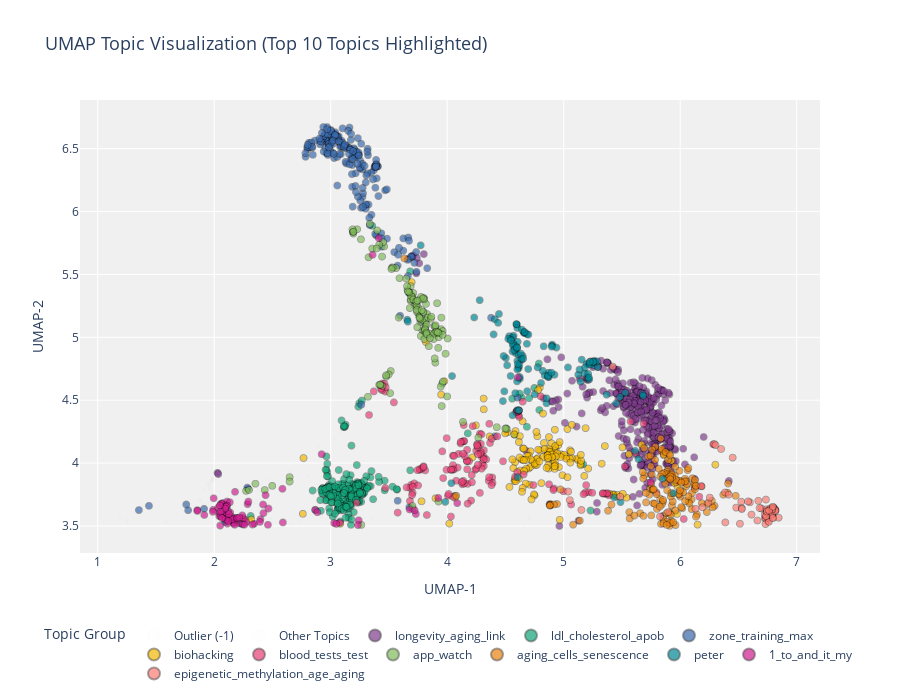

Here is the notebook cell this chart was saved with:
### Markdown cell above
# 🗺️ STEP 4: UMAP Topic Visualization (Recap)

This step provides the crucial visual representation of the topic space, allowing for intuitive analysis of how discussions cluster together.

* **Dimensionality Reduction:** The document embeddings (`X`) are projected into a **2D space** using the UMAP model.
* **Data Filtering:** A filter (`MIN_Y_THRESHOLD = 3.5`) is applied to remove a single isolated group of points on the Y-axis that can compress the rest of the visualization.
* **Focused Highlighting (`N_COLOR_TOPICS = 10`):**
    * The **Top 10 largest topics** are explicitly identified and assigned **distinct, bright colors** and larger markers.
    * All other topics and outliers are **subdued** (light gray, low opacity) to push the focus onto the major areas of conversation.
* **Enhanced Presentation:**
    * Topic names are **cleaned and simplified** for clarity in the legend.
    * The **legend is moved to the bottom** and set horizontally for better use of space.
    * Hover data is streamlined to display only the **Topic Name**, improving the interactive experience.

### Code cell
# ====================================================================
# === STEP 4: VISUALIZE UMAP CLUSTERS WITH TOP N HIGHLIGHTED (FINAL ENHANCEMENT) ===
# ====================================================================

import plotly.express as px
import pandas as pd
import numpy as np

N_COLOR_TOPICS = 10 # Number of top topics to highlight with distinct colors
SUBDUED_COLOR_FILL = 'rgba(200, 200, 200, 0.15)'
SUBDUED_COLOR_LINE = 'rgba(150, 150, 150, 0.05)'
OUTLIER_NAME   = "Outlier (-1)"
OTHER_TOPICS_NAME = "Other Topics"
MIN_Y_THRESHOLD = 3.5 # Threshold to filter out the isolated point

print(f"🎨 Visualizing UMAP embeddings with legend at bottom and simplified hover...")

# Helper to clean topic names for display
def clean_topic_name_for_display(topic_name):
    RESIDUAL_GENERIC = {"the", "to", "and", "of", "my", "in", "for", "is", "it", "that", "what", "we", "you", "on", "a", "an", "up", "from"}

    words = topic_name.split('_')

    cleaned_words = []
    seen = set()
    for word in words:
        if word.lower() not in RESIDUAL_GENERIC and word.strip() != '' and word.lower() not in seen:
            cleaned_words.append(word)
            seen.add(word.lower())

    if cleaned_words and cleaned_words[0].isdigit():
        cleaned_words = cleaned_words[1:]

    if not cleaned_words:
        return topic_name

    return '_'.join(cleaned_words[:4])


# 1. Get the 2D UMAP embeddings
if topic_model.umap_model.n_components != 2:
    print(f"⚠️ Warning: UMAP has {topic_model.umap_model.n_components} components. This plot expects 2D.")
    if topic_model.umap_model.n_components > 2:
        print("   Using first two components for visualization.")
        umap_embeddings_2d = topic_model.umap_model.transform(X)[:, :2]
    else:
        print("   UMAP has only 1 component. Cannot create 2D scatter plot.")
        umap_embeddings_2d = None
else:
    umap_embeddings_2d = topic_model.umap_model.transform(X)

if umap_embeddings_2d is None:
    print("❌ Cannot create UMAP visualization with current UMAP configuration.")
else:
    # Create a DataFrame for plotting
    plot_df = pd.DataFrame(umap_embeddings_2d, columns=['x', 'y'])
    plot_df['topic_id'] = df['topic_global']
    plot_df['document'] = df['doc']

    # Apply y-axis threshold to filter out the isolated point
    plot_df = plot_df[plot_df['y'] >= MIN_Y_THRESHOLD].copy()

    # Get topic names and clean them for display
    topic_names_map = {topic_id: clean_topic_name_for_display(name)
                       for topic_id, name in topic_model.topic_labels_.items()}
    topic_names_map[-1] = OUTLIER_NAME

    plot_df['topic_name'] = plot_df['topic_id'].map(topic_names_map)

    # 2. Identify top N_COLOR_TOPICS
    topic_counts = plot_df['topic_id'].value_counts()
    top_topics_ids = topic_counts[topic_counts.index != -1].head(N_COLOR_TOPICS).index.tolist()

    # Create a categorical column for coloring
    plot_df['color_group'] = plot_df['topic_id'].apply(
        lambda x: topic_names_map[x] if x in top_topics_ids else (OUTLIER_NAME if x == -1 else OTHER_TOPICS_NAME)
    )

    # Sort `color_group` for legend order
    sorted_color_groups = [OUTLIER_NAME, OTHER_TOPICS_NAME] + [topic_names_map[tid] for tid in top_topics_ids]
    plot_df['color_group'] = pd.Categorical(plot_df['color_group'], categories=sorted_color_groups, ordered=True)
    plot_df = plot_df.sort_values('color_group')

    # Define a color palette
    color_discrete_map = {
        OUTLIER_NAME: SUBDUED_COLOR_FILL,
        OTHER_TOPICS_NAME: SUBDUED_COLOR_FILL
    }
    distinct_colors = px.colors.qualitative.Bold + px.colors.qualitative.Set1 + px.colors.qualitative.Dark2
    for i, topic_id in enumerate(top_topics_ids):
        color_discrete_map[topic_names_map[topic_id]] = distinct_colors[i % len(distinct_colors)]

    # 3. Create the Plotly scatter plot
    fig = px.scatter(
        plot_df,
        x='x',
        y='y',
        color='color_group',
        # --- KEY CHANGE 1: Simplify hover data to only show topic name ---
        hover_data={'color_group': True, 'x': False, 'y': False},
        # You can use 'hover_name' if you want a large label on hover
        # hover_name='topic_name',
        title=f'UMAP Topic Visualization (Top {N_COLOR_TOPICS} Topics Highlighted)',
        labels={'x': 'UMAP-1', 'y': 'UMAP-2', 'color_group': 'Topic Group'},
        color_discrete_map=color_discrete_map,
        height=700,
        width=900
    )

    # Update traces for visual distinction (same as before)
    for trace in fig.data:
        if trace.name in [OUTLIER_NAME, OTHER_TOPICS_NAME]:
            trace.marker.opacity = 0.2
            trace.marker.size = 4
            trace.marker.line.color = SUBDUED_COLOR_LINE
            trace.marker.line.width = 0.2
        else:
            trace.marker.opacity = 0.7
            trace.marker.size = 7
            trace.marker.line.color = 'rgba(0,0,0,0.5)'
            trace.marker.line.width = 0.8

    # --- KEY CHANGE 2: Move legend to the bottom ---
    fig.update_layout(
        showlegend=True,
        hovermode="closest",
        plot_bgcolor='rgba(240, 240, 240, 1)',
        paper_bgcolor='rgba(255, 255, 255, 1)',
        title_font_size=18,
        legend_title_text='Topic Group',
        legend=dict(
            orientation="h",       # Horizontal orientation
            yanchor="top",         # Anchor at the top of the legend area
            y=-0.15,               # Position the legend below the plot (adjust this value as needed)
            xanchor="center",      # Center the legend horizontally
            x=0.5,
            itemsizing='constant'
        )
    )

    fig.show()
    print("✅ UMAP visualization generated with enhanced styling.")

### Figure 1 — Plotly figure (JSON) as saved in the notebook; plotly's stock layout.template omitted (floating-point values rounded to 4 significant figures; data arrays with more than 128 entries replaced by an {"elided": "..."} marker saying what was removed)
{"data": [{"customdata": [["Outlier (-1)"], ["Outlier (-1)"], ["Outlier (-1)"], ["Outlier (-1)"], ["Outlier (-1)"], ["Outlier (-1)"], ["Outlier (-1)"], ["Outlier (-1)"], ["Outlier (-1)"], ["Outlier (-1)"], ["Outlier (-1)"], ["Outlier (-1)"], ["Outlier (-1)"], ["Outlier (-1)"], ["Outlier (-1)"], ["Outlier (-1)"], ["Outlier (-1)"], ["Outlier (-1)"], ["Outlier (-1)"], ["Outlier (-1)"], ["Outlier (-1)"], ["Outlier (-1)"], ["Outlier (-1)"], ["Outlier (-1)"], ["Outlier (-1)"], ["Outlier (-1)"], ["Outlier (-1)"], ["Outlier (-1)"], ["Outlier (-1)"], ["Outlier (-1)"], ["Outlier (-1)"], ["Outlier (-1)"], ["Outlier (-1)"], ["Outlier (-1)"], ["Outlier (-1)"], ["Outlier (-1)"], ["Outlier (-1)"], ["Outlier (-1)"], ["Outlier (-1)"], ["Outlier (-1)"], ["Outlier (-1)"], ["Outlier (-1)"], ["Outlier (-1)"], ["Outlier (-1)"], ["Outlier (-1)"], ["Outlier (-1)"], ["Outlier (-1)"], ["Outlier (-1)"], ["Outlier (-1)"], ["Outlier (-1)"], ["Outlier (-1)"], ["Outlier (-1)"], ["Outlier (-1)"], ["Outlier (-1)"], ["Outlier (-1)"], ["Outlier (-1)"], ["Outlier (-1)"], ["Outlier (-1)"], ["Outlier (-1)"], ["Outlier (-1)"], ["Outlier (-1)"], ["Outlier (-1)"], ["Outlier (-1)"], ["Outlier (-1)"], ["Outlier (-1)"], ["Outlier (-1)"], ["Outlier (-1)"], ["Outlier (-1)"], ["Outlier (-1)"], ["Outlier (-1)"], ["Outlier (-1)"], ["Outlier (-1)"], ["Outlier (-1)"], ["Outlier (-1)"], ["Outlier (-1)"], ["Outlier (-1)"]], "hovertemplate": "Topic Group=%{customdata[0]}<extra></extra>", "legendgroup": "Outlier (-1)", "marker": {"color": "rgba(200, 200, 200, 0.15)", "symbol": "circle", "opacity": 0.2, "size": 4, "line": {"color": "rgba(150, 150, 150, 0.05)", "width": 0.2}}, "mode": "markers", "name": "Outlier (-1)", "showlegend": true, "x": [6.29, 4.662, 4.915, 4.044, 4.041, 3.948, 3.731, 4.727, 2.895, 3.814, 5.463, 6.181, 5.914, 4.013, 5.695, 2.393, 4.635, 2.76, 4.519, 5.319, 6.025, 6.198, 5.37, 5.488, 4.058, 4.573, 5.764, 5.454, 5.295, 3.639, 5.08, 4.695, 6.007, 4.064, 6.291, 3.819, 6.242, 4.672, 5.531, 6.048, 3.902, 6.118, 6.435, 4.705, 3.633, 3.994, 3.996, 3.962, 4.522, 3.727, 4.508, 4.005, 4.519, 3.982, 4.098, 1.992, 4.427, 5.515, 4.393, 4.532, 4.042, 4.516, 4.532, 5.165, 5.3, 2.728, 4.514, 2.487, 6.009, 4.06, 3.629, 4.514, 4.009, 5.674, 5.156, 5.861], "xaxis": "x", "y": [3.651, 4.129, 4.935, 4.065, 4.066, 5.22, 5.035, 4.546, 4.131, 4.927, 4.663, 3.827, 3.622, 3.728, 4.121, 3.659, 4.624, 3.631, 4.255, 4.783, 3.664, 3.793, 4.542, 4.327, 3.853, 4.556, 3.821, 4.675, 4.439, 5.129, 4.248, 3.554, 3.543, 4.021, 3.634, 4.944, 3.701, 4.099, 3.741, 3.894, 4.793, 3.865, 3.535, 3.573, 5.128, 3.997, 3.76, 4.616, 4.245, 5.05, 4.277, 3.785, 4.25, 3.655, 4.393, 3.881, 4.148, 4.624, 4.332, 4.234, 4.076, 4.258, 4.235, 4.816, 4.431, 3.543, 4.228, 3.555, 4.044, 4.077, 5.133, 4.246, 3.695, 4.337, 4.359, 3.574], "yaxis": "y", "type": "scattergl"}, {"customdata": {"elided": "168x1 str values"}, "hovertemplate": "Topic Group=%{customdata[0]}<extra></extra>", "legendgroup": "Other Topics", "marker": {"color": "rgba(200, 200, 200, 0.15)", "symbol": "circle", "opacity": 0.2, "size": 4, "line": {"color": "rgba(150, 150, 150, 0.05)", "width": 0.2}}, "mode": "markers", "name": "Other Topics", "showlegend": true, "x": {"elided": "168 float values"}, "xaxis": "x", "y": {"elided": "168 float values"}, "yaxis": "y", "type": "scattergl"}, {"customdata": {"elided": "358x1 str values"}, "hovertemplate": "Topic Group=%{customdata[0]}<extra></extra>", "legendgroup": "longevity_aging_link", "marker": {"color": "rgb(127, 60, 141)", "symbol": "circle", "opacity": 0.7, "size": 7, "line": {"color": "rgba(0,0,0,0.5)", "width": 0.8}}, "mode": "markers", "name": "longevity_aging_link", "showlegend": true, "x": {"elided": "358 float values"}, "xaxis": "x", "y": {"elided": "358 float values"}, "yaxis": "y", "type": "scattergl"}, {"customdata": {"elided": "252x1 str values"}, "hovertemplate": "Topic Group=%{customdata[0]}<extra></extra>", "legendgroup": "ldl_cholesterol_apob", "marker": {"color": "rgb(17, 165, 121)", "symbol": "circle", "opacity": 0.7, "size": 7, "line": {"color": "rgba(0,0,0,0.5)", "width": 0.8}}, "mode": "markers", "name": "ldl_cholesterol_apob", "showlegend": true, "x": {"elided": "252 float values"}, "xaxis": "x", "y": {"elided": "252 float values"}, "yaxis": "y", "type": "scattergl"}, {"customdata": {"elided": "212x1 str values"}, "hovertemplate": "Topic Group=%{customdata[0]}<extra></extra>", "legendgroup": "zone_training_max", "marker": {"color": "rgb(57, 105, 172)", "symbol": "circle", "opacity": 0.7, "size": 7, "line": {"color": "rgba(0,0,0,0.5)", "width": 0.8}}, "mode": "markers", "name": "zone_training_max", "showlegend": true, "x": {"elided": "212 float values"}, "xaxis": "x", "y": {"elided": "212 float values"}, "yaxis": "y", "type": "scattergl"}, {"customdata": {"elided": "153x1 str values"}, "hovertemplate": "Topic Group=%{customdata[0]}<extra></extra>", "legendgroup": "biohacking", "marker": {"color": "rgb(242, 183, 1)", "symbol": "circle", "opacity": 0.7, "size": 7, "line": {"color": "rgba(0,0,0,0.5)", "width": 0.8}}, "mode": "markers", "name": "biohacking", "showlegend": true, "x": {"elided": "153 float values"}, "xaxis": "x", "y": {"elided": "153 float values"}, "yaxis": "y", "type": "scattergl"}, {"customdata": {"elided": "148x1 str values"}, "hovertemplate": "Topic Group=%{customdata[0]}<extra></extra>", "legendgroup": "blood_tests_test", "marker": {"color": "rgb(231, 63, 116)", "symbol": "circle", "opacity": 0.7, "size": 7, "line": {"color": "rgba(0,0,0,0.5)", "width": 0.8}}, "mode": "markers", "name": "blood_tests_test", "showlegend": true, "x": {"elided": "148 float values"}, "xaxis": "x", "y": {"elided": "148 float values"}, "yaxis": "y", "type": "scattergl"}, {"customdata": {"elided": "138x1 str values"}, "hovertemplate": "Topic Group=%{customdata[0]}<extra></extra>", "legendgroup": "app_watch", "marker": {"color": "rgb(128, 186, 90)", "symbol": "circle", "opacity": 0.7, "size": 7, "line": {"color": "rgba(0,0,0,0.5)", "width": 0.8}}, "mode": "markers", "name": "app_watch", "showlegend": true, "x": {"elided": "138 float values"}, "xaxis": "x", "y": {"elided": "138 float values"}, "yaxis": "y", "type": "scattergl"}, {"customdata": {"elided": "136x1 str values"}, "hovertemplate": "Topic Group=%{customdata[0]}<extra></extra>", "legendgroup": "aging_cells_senescence", "marker": {"color": "rgb(230, 131, 16)", "symbol": "circle", "opacity": 0.7, "size": 7, "line": {"color": "rgba(0,0,0,0.5)", "width": 0.8}}, "mode": "markers", "name": "aging_cells_senescence", "showlegend": true, "x": {"elided": "136 float values"}, "xaxis": "x", "y": {"elided": "136 float values"}, "yaxis": "y", "type": "scattergl"}, {"customdata": [["peter"], ["peter"], ["peter"], ["peter"], ["peter"], ["peter"], ["peter"], ["peter"], ["peter"], ["peter"], ["peter"], ["peter"], ["peter"], ["peter"], ["peter"], ["peter"], ["peter"], ["peter"], ["peter"], ["peter"], ["peter"], ["peter"], ["peter"], ["peter"], ["peter"], ["peter"], ["peter"], ["peter"], ["peter"], ["peter"], ["peter"], ["peter"], ["peter"], ["peter"], ["peter"], ["peter"], ["peter"], ["peter"], ["peter"], ["peter"], ["peter"], ["peter"], ["peter"], ["peter"], ["peter"], ["peter"], ["peter"], ["peter"], ["peter"], ["peter"], ["peter"], ["peter"], ["peter"], ["peter"], ["peter"], ["peter"], ["peter"], ["peter"], ["peter"], ["peter"], ["peter"], ["peter"], ["peter"], ["peter"], ["peter"], ["peter"], ["peter"], ["peter"], ["peter"], ["peter"], ["peter"], ["peter"], ["peter"], ["peter"], ["peter"], ["peter"], ["peter"], ["peter"], ["peter"], ["peter"], ["peter"], ["peter"], ["peter"], ["peter"], ["peter"], ["peter"], ["peter"], ["peter"], ["peter"], ["peter"], ["peter"], ["peter"], ["peter"], ["peter"], ["peter"], ["peter"], ["peter"], ["peter"], ["peter"], ["peter"], ["peter"], ["peter"], ["peter"], ["peter"], ["peter"], ["peter"], ["peter"], ["peter"], ["peter"], ["peter"], ["peter"], ["peter"], ["peter"], ["peter"], ["peter"], ["peter"], ["peter"], ["peter"], ["peter"], ["peter"], ["peter"], ["peter"], ["peter"]], "hovertemplate": "Topic Group=%{customdata[0]}<extra></extra>", "legendgroup": "peter", "marker": {"color": "rgb(0, 134, 149)", "symbol": "circle", "opacity": 0.7, "size": 7, "line": {"color": "rgba(0,0,0,0.5)", "width": 0.8}}, "mode": "markers", "name": "peter", "showlegend": true, "x": [4.595, 4.589, 3.656, 4.828, 4.655, 4.647, 5.27, 4.585, 4.444, 4.409, 4.041, 5.179, 3.772, 4.852, 4.569, 5.26, 4.532, 5.255, 4.597, 4.604, 4.616, 4.573, 4.398, 4.659, 4.563, 4.584, 4.596, 4.546, 5.292, 5.642, 5.45, 4.871, 4.837, 4.667, 4.613, 4.602, 5.22, 4.871, 4.603, 5.848, 5.229, 5.263, 5.196, 4.639, 4.82, 4.603, 4.852, 5.286, 4.901, 4.604, 5.678, 5.125, 5.484, 4.437, 4.695, 4.636, 5.21, 4.561, 4.921, 5.217, 4.631, 4.49, 4.568, 4.504, 4.514, 4.036, 4.653, 5.182, 4.544, 4.751, 5.682, 5.216, 5.433, 4.524, 4.484, 4.641, 5.487, 4.61, 4.593, 4.684, 4.864, 4.9, 4.56, 5.226, 4.619, 5.154, 4.279, 4.602, 5.136, 4.805, 4.685, 4.232, 4.866, 5.25, 5.528, 5.368, 4.776, 4.605, 4.623, 4.599, 5.613, 4.697, 4.665, 5.254, 4.562, 5.144, 4.686, 3.983, 4.575, 4.585, 5.941, 4.622, 4.937, 4.617, 4.895, 4.546, 4.601, 4.6, 5.036, 5.224, 4.478, 4.897, 3.662], "xaxis": "x", "y": [4.92, 4.873, 5.14, 4.928, 5.044, 4.853, 4.804, 4.907, 5.186, 5.143, 4.692, 4.713, 5.732, 4.475, 5.013, 4.798, 5.009, 4.778, 5.101, 3.888, 4.858, 4.93, 5.023, 5.036, 4.998, 4.936, 5.103, 4.984, 4.763, 4.031, 4.475, 4.719, 4.698, 5.033, 4.755, 5.075, 4.666, 4.684, 4.813, 3.877, 4.808, 4.815, 4.788, 4.82, 4.734, 4.422, 4.515, 4.808, 4.942, 4.965, 4.548, 4.703, 4.526, 5.115, 4.748, 4.828, 4.71, 4.38, 4.702, 4.789, 4.871, 4.57, 4.949, 4.835, 4.777, 3.841, 4.831, 4.76, 4.693, 4.547, 4.535, 4.681, 3.727, 4.988, 4.852, 5.061, 3.69, 4.765, 5.106, 4.948, 4.685, 4.932, 4.888, 4.785, 4.778, 4.823, 5.295, 4.744, 4.744, 4.637, 5.025, 5.158, 4.695, 4.801, 4.56, 4.544, 4.761, 4.787, 4.67, 4.65, 4.098, 5.021, 5.042, 4.805, 4.938, 4.648, 4.572, 3.691, 4.899, 4.556, 3.761, 4.685, 4.918, 4.419, 4.719, 4.976, 4.914, 4.92, 4.761, 4.805, 4.493, 4.925, 5.125], "yaxis": "y", "type": "scattergl"}, {"customdata": [["1_to_and_it_my"], ["1_to_and_it_my"], ["1_to_and_it_my"], ["1_to_and_it_my"], ["1_to_and_it_my"], ["1_to_and_it_my"], ["1_to_and_it_my"], ["1_to_and_it_my"], ["1_to_and_it_my"], ["1_to_and_it_my"], ["1_to_and_it_my"], ["1_to_and_it_my"], ["1_to_and_it_my"], ["1_to_and_it_my"], ["1_to_and_it_my"], ["1_to_and_it_my"], ["1_to_and_it_my"], ["1_to_and_it_my"], ["1_to_and_it_my"], ["1_to_and_it_my"], ["1_to_and_it_my"], ["1_to_and_it_my"], ["1_to_and_it_my"], ["1_to_and_it_my"], ["1_to_and_it_my"], ["1_to_and_it_my"], ["1_to_and_it_my"], ["1_to_and_it_my"], ["1_to_and_it_my"], ["1_to_and_it_my"], ["1_to_and_it_my"], ["1_to_and_it_my"], ["1_to_and_it_my"], ["1_to_and_it_my"], ["1_to_and_it_my"], ["1_to_and_it_my"], ["1_to_and_it_my"], ["1_to_and_it_my"], ["1_to_and_it_my"], ["1_to_and_it_my"], ["1_to_and_it_my"], ["1_to_and_it_my"], ["1_to_and_it_my"], ["1_to_and_it_my"], ["1_to_and_it_my"], ["1_to_and_it_my"], ["1_to_and_it_my"], ["1_to_and_it_my"], ["1_to_and_it_my"], ["1_to_and_it_my"], ["1_to_and_it_my"], ["1_to_and_it_my"], ["1_to_and_it_my"], ["1_to_and_it_my"], ["1_to_and_it_my"], ["1_to_and_it_my"], ["1_to_and_it_my"], ["1_to_and_it_my"], ["1_to_and_it_my"], ["1_to_and_it_my"], ["1_to_and_it_my"], ["1_to_and_it_my"], ["1_to_and_it_my"], ["1_to_and_it_my"], ["1_to_and_it_my"], ["1_to_and_it_my"], ["1_to_and_it_my"], ["1_to_and_it_my"], ["1_to_and_it_my"], ["1_to_and_it_my"], ["1_to_and_it_my"], ["1_to_and_it_my"], ["1_to_and_it_my"], ["1_to_and_it_my"], ["1_to_and_it_my"], ["1_to_and_it_my"], ["1_to_and_it_my"], ["1_to_and_it_my"], ["1_to_and_it_my"], ["1_to_and_it_my"], ["1_to_and_it_my"], ["1_to_and_it_my"], ["1_to_and_it_my"], ["1_to_and_it_my"], ["1_to_and_it_my"], ["1_to_and_it_my"]], "hovertemplate": "Topic Group=%{customdata[0]}<extra></extra>", "legendgroup": "1_to_and_it_my", "marker": {"color": "rgb(207, 28, 144)", "symbol": "circle", "opacity": 0.7, "size": 7, "line": {"color": "rgba(0,0,0,0.5)", "width": 0.8}}, "mode": "markers", "name": "1_to_and_it_my", "showlegend": true, "x": [2.087, 2.169, 2.161, 1.915, 1.996, 3.677, 1.856, 2.057, 3.731, 3.029, 2.045, 2.167, 2.073, 2.423, 2.108, 2.138, 3.24, 2.118, 2.043, 2.087, 3.234, 2.59, 2.079, 2.466, 2.866, 2.286, 2.125, 2.217, 2.11, 2.176, 2.138, 2.275, 2.922, 2.171, 4.606, 2.057, 2.247, 1.856, 2.067, 1.991, 2.179, 2.066, 2.246, 1.989, 2.343, 2.241, 2.089, 2.117, 2.397, 2.113, 2.586, 2.293, 2.461, 3.078, 2.885, 5.746, 2.035, 2.42, 2.106, 2.134, 3.359, 2.151, 2.11, 2.101, 2.095, 3.048, 2.193, 4.086, 2.328, 2.054, 2.1, 3.924, 2.068, 2.158, 2.193, 2.125, 2.198, 2.121, 2.393, 3.413, 2.048, 3.72, 2.215, 2.441, 2.259, 2.051], "xaxis": "x", "y": [3.595, 3.526, 3.557, 3.587, 3.72, 3.631, 3.626, 3.676, 3.595, 3.524, 3.599, 3.519, 3.683, 3.602, 3.583, 3.606, 3.545, 3.621, 3.578, 3.641, 3.507, 3.528, 3.589, 3.639, 3.629, 3.674, 3.564, 3.522, 3.694, 3.51, 3.548, 3.531, 4.071, 3.563, 4.681, 3.576, 3.564, 3.619, 3.675, 3.628, 3.771, 3.619, 3.512, 3.612, 3.518, 3.584, 3.557, 3.566, 3.554, 3.519, 3.796, 3.694, 3.51, 3.526, 3.609, 3.846, 3.646, 3.671, 3.663, 3.689, 5.656, 3.57, 3.661, 3.653, 3.638, 3.516, 3.549, 3.682, 3.512, 3.613, 3.55, 3.723, 3.563, 3.552, 3.565, 3.594, 3.563, 3.539, 3.532, 5.788, 3.663, 3.625, 3.566, 3.745, 3.51, 3.503], "yaxis": "y", "type": "scattergl"}, {"customdata": [["epigenetic_methylation_age_aging"], ["epigenetic_methylation_age_aging"], ["epigenetic_methylation_age_aging"], ["epigenetic_methylation_age_aging"], ["epigenetic_methylation_age_aging"], ["epigenetic_methylation_age_aging"], ["epigenetic_methylation_age_aging"], ["epigenetic_methylation_age_aging"], ["epigenetic_methylation_age_aging"], ["epigenetic_methylation_age_aging"], ["epigenetic_methylation_age_aging"], ["epigenetic_methylation_age_aging"], ["epigenetic_methylation_age_aging"], ["epigenetic_methylation_age_aging"], ["epigenetic_methylation_age_aging"], ["epigenetic_methylation_age_aging"], ["epigenetic_methylation_age_aging"], ["epigenetic_methylation_age_aging"], ["epigenetic_methylation_age_aging"], ["epigenetic_methylation_age_aging"], ["epigenetic_methylation_age_aging"], ["epigenetic_methylation_age_aging"], ["epigenetic_methylation_age_aging"], ["epigenetic_methylation_age_aging"], ["epigenetic_methylation_age_aging"], ["epigenetic_methylation_age_aging"], ["epigenetic_methylation_age_aging"], ["epigenetic_methylation_age_aging"], ["epigenetic_methylation_age_aging"], ["epigenetic_methylation_age_aging"], ["epigenetic_methylation_age_aging"], ["epigenetic_methylation_age_aging"], ["epigenetic_methylation_age_aging"], ["epigenetic_methylation_age_aging"], ["epigenetic_methylation_age_aging"], ["epigenetic_methylation_age_aging"], ["epigenetic_methylation_age_aging"], ["epigenetic_methylation_age_aging"], ["epigenetic_methylation_age_aging"], ["epigenetic_methylation_age_aging"], ["epigenetic_methylation_age_aging"], ["epigenetic_methylation_age_aging"], ["epigenetic_methylation_age_aging"], ["epigenetic_methylation_age_aging"], ["epigenetic_methylation_age_aging"], ["epigenetic_methylation_age_aging"], ["epigenetic_methylation_age_aging"], ["epigenetic_methylation_age_aging"], ["epigenetic_methylation_age_aging"], ["epigenetic_methylation_age_aging"], ["epigenetic_methylation_age_aging"], ["epigenetic_methylation_age_aging"], ["epigenetic_methylation_age_aging"], ["epigenetic_methylation_age_aging"], ["epigenetic_methylation_age_aging"], ["epigenetic_methylation_age_aging"], ["epigenetic_methylation_age_aging"], ["epigenetic_methylation_age_aging"], ["epigenetic_methylation_age_aging"], ["epigenetic_methylation_age_aging"], ["epigenetic_methylation_age_aging"], ["epigenetic_methylation_age_aging"], ["epigenetic_methylation_age_aging"], ["epigenetic_methylation_age_aging"]], "hovertemplate": "Topic Group=%{customdata[0]}<extra></extra>", "legendgroup": "epigenetic_methylation_age_aging", "marker": {"color": "rgb(249, 123, 114)", "symbol": "circle", "opacity": 0.7, "size": 7, "line": {"color": "rgba(0,0,0,0.5)", "width": 0.8}}, "mode": "markers", "name": "epigenetic_methylation_age_aging", "showlegend": true, "x": [5.485, 6.798, 6.241, 6.387, 6.802, 6.726, 6.742, 6.45, 6.513, 6.292, 6.131, 6.751, 6.385, 6.801, 6.749, 6.48, 6.735, 5.039, 6.732, 6.817, 5.42, 5.052, 6.598, 6.761, 6.416, 5.896, 6.725, 6.804, 6.845, 6.778, 6.697, 6.791, 6.816, 6.817, 6.782, 6.74, 6.784, 5.152, 6.755, 5.827, 6.524, 6.303, 6.743, 6.775, 6.786, 6.817, 6.736, 6.191, 6.663, 6.795, 6.351, 6.253, 6.67, 6.745, 6.612, 6.791, 6.791, 6.681, 6.583, 6.763, 6.795, 6.736, 6.529, 6.528], "xaxis": "x", "y": [3.733, 3.569, 3.685, 3.528, 3.646, 3.561, 3.581, 4.044, 3.518, 4.152, 3.637, 3.539, 3.766, 3.618, 3.565, 3.646, 3.561, 3.774, 3.515, 3.623, 4.767, 3.705, 3.688, 3.533, 3.749, 3.61, 3.591, 3.642, 3.566, 3.634, 3.639, 3.596, 3.627, 3.63, 3.613, 3.608, 3.626, 3.627, 3.625, 3.575, 3.693, 4.143, 3.632, 3.641, 3.589, 3.619, 3.578, 3.649, 3.544, 3.562, 4.112, 3.725, 3.7, 3.616, 3.591, 3.643, 3.633, 3.643, 3.695, 3.622, 3.653, 3.71, 3.641, 3.635], "yaxis": "y", "type": "scattergl"}], "layout": {"xaxis": {"anchor": "y", "domain": [0.0, 1.0], "title": {"text": "UMAP-1"}}, "yaxis": {"anchor": "x", "domain": [0.0, 1.0], "title": {"text": "UMAP-2"}}, "legend": {"title": {"text": "Topic Group"}, "tracegroupgap": 0, "orientation": "h", "yanchor": "top", "y": -0.15, "xanchor": "center", "x": 0.5, "itemsizing": "constant"}, "title": {"text": "UMAP Topic Visualization (Top 10 Topics Highlighted)", "font": {"size": 18}}, "height": 700, "width": 900, "showlegend": true, "hovermode": "closest", "plot_bgcolor": "rgba(240, 240, 240, 1)", "paper_bgcolor": "rgba(255, 255, 255, 1)"}}
